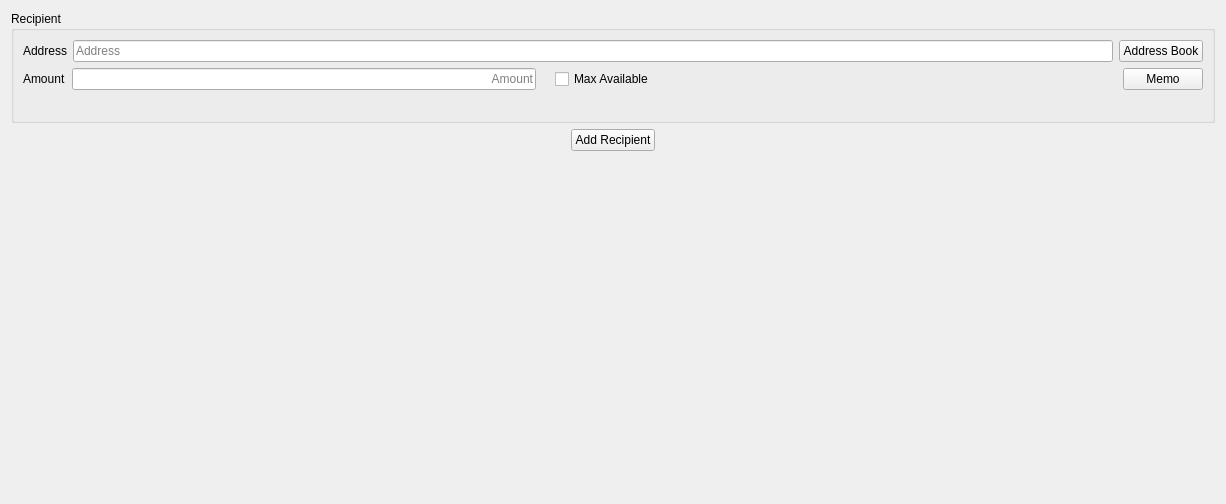
             <widget class="QWidget" name="sendToWidgets">
              <property name="geometry">
               <rect>
                <x>0</x>
                <y>0</y>
                <width>1226</width>
                <height>504</height>
               </rect>
              </property>
              <layout class="QVBoxLayout" name="sendToLayout">
               <item>
                <widget class="QGroupBox" name="verticalGroupBox">
                 <property name="title">
                  <string>Recipient</string>
                 </property>
                 <layout class="QVBoxLayout" name="sendAddressLayout">
                  <item>
                   <layout class="QHBoxLayout" name="horizontalLayout_12">
                    <item>
                     <widget class="QLabel" name="label_4">
                      <property name="text">
                       <string>Address</string>
                      </property>
                     </widget>
                    </item>
                    <item>
                     <widget class="QLineEdit" name="Address1">
                      <property name="placeholderText">
                       <string>Address</string>
                      </property>
                     </widget>
                    </item>
                    <item>
                     <widget class="QPushButton" name="AddressBook1">
                      <property name="text">
                       <string>Address Book</string>
                      </property>
                     </widget>
                    </item>
                   </layout>
                  </item>
                  <item>
                   <layout class="QHBoxLayout" name="horizontalLayout_13">
                    <item>
                     <widget class="QLabel" name="label_6">
                      <property name="text">
                       <string>Amount</string>
                      </property>
                     </widget>
                    </item>
                    <item>
                     <widget class="QLineEdit" name="Amount1">
                      <property name="baseSize">
                       <size>
                        <width>200</width>
                        <height>0</height>
                       </size>
                      </property>
                      <property name="alignment">
                       <set>Qt::AlignRight|Qt::AlignTrailing|Qt::AlignVCenter</set>
                      </property>
                      <property name="placeholderText">
                       <string>Amount</string>
                      </property>
                     </widget>
                    </item>
                    <item>
                     <widget class="QLabel" name="AmtUSD1">
                      <property name="text">
                       <string/>
                      </property>
                     </widget>
                    </item>
                    <item>
                     <widget class="QCheckBox" name="Max1">
                      <property name="text">
                       <string>Max Available</string>
                      </property>
                     </widget>
                    </item>
                    <item>
                     <spacer name="horizontalSpacer_4">
                      <property name="orientation">
                       <enum>Qt::Horizontal</enum>
                      </property>
                      <property name="sizeHint" stdset="0">
                       <size>
                        <width>40</width>
                        <height>20</height>
                       </size>
                      </property>
                     </spacer>
                    </item>
                    <item>
                     <widget class="QPushButton" name="MemoBtn1">
                      <property name="enabled">
                       <bool>true</bool>
                      </property>
                      <property name="toolTip">
                       <string/>
                      </property>
                      <property name="text">
                       <string>Memo</string>
                      </property>
                     </widget>
                    </item>
                   </layout>
                  </item>
                  <item>
                   <widget class="QLabel" name="MemoTxt1">
                    <property name="font">
                     <font>
                      <pointsize>10</pointsize>
                     </font>
                    </property>
                    <property name="text">
                     <string/>
                    </property>
                    <property name="wordWrap">
                     <bool>true</bool>
                    </property>
                   </widget>
                  </item>
                 </layout>
                </widget>
               </item>
               <item>
                <layout class="QHBoxLayout" name="horizontalLayout_7">
                 <item>
                  <spacer name="horizontalSpacer_2">
                   <property name="orientation">
                    <enum>Qt::Horizontal</enum>
                   </property>
                   <property name="sizeHint" stdset="0">
                    <size>
                     <width>40</width>
                     <height>20</height>
                    </size>
                   </property>
                  </spacer>
                 </item>
                 <item>
                  <widget class="QPushButton" name="addAddressButton">
                   <property name="baseSize">
                    <size>
                     <width>200</width>
                     <height>0</height>
                    </size>
                   </property>
                   <property name="text">
                    <string>Add Recipient</string>
                   </property>
                  </widget>
                 </item>
                 <item>
                  <spacer name="horizontalSpacer_3">
                   <property name="orientation">
                    <enum>Qt::Horizontal</enum>
                   </property>
                   <property name="sizeHint" stdset="0">
                    <size>
                     <width>40</width>
                     <height>20</height>
                    </size>
                   </property>
                  </spacer>
                 </item>
                </layout>
               </item>
               <item>
                <spacer name="verticalSpacer_2">
                 <property name="orientation">
                  <enum>Qt::Vertical</enum>
                 </property>
                 <property name="sizeHint" stdset="0">
                  <size>
                   <width>20</width>
                   <height>40</height>
                  </size>
                 </property>
                </spacer>
               </item>
              </layout>
             </widget>
